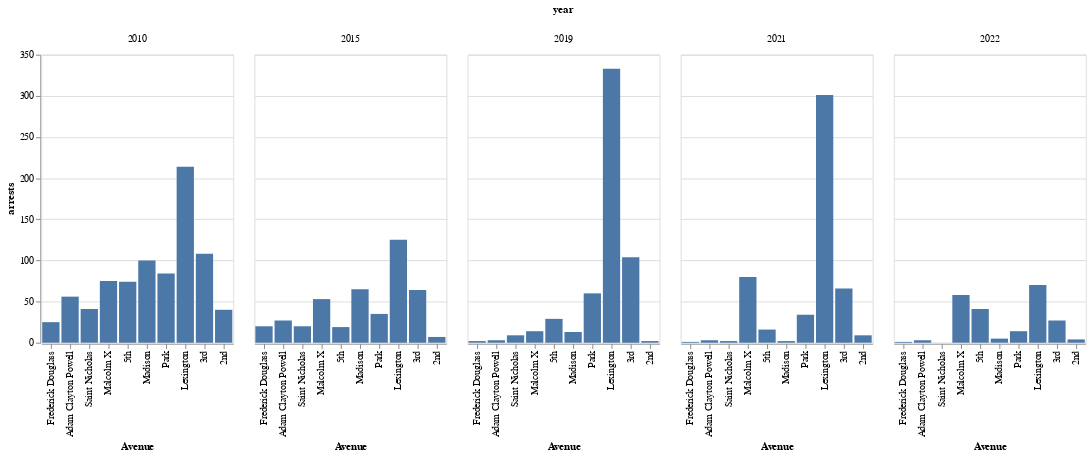

The notebook cell this image was saved under:
### Code cell
data = arrest_125_df[arrest_125_df.year.isin([2010,2015,2019,2021, 2022])]

(altair.Chart(data)
    .mark_bar()
    .encode(
        x=altair.X(
            'Avenue',
            sort=altair.EncodingSortField(field='avenue_number', order='descending')
        ),
        y="arrests",
        column='year:N',
    )
)

### Figure 1 — Vega-Lite specification as saved in the notebook (floating-point values rounded to 4 significant figures)
{"$schema": "https://vega.github.io/schema/vega-lite/v4.17.0.json", "config": {"view": {"continuousHeight": 300, "continuousWidth": 400}}, "data": {"name": "data-9ecfa9eccbced72ddbf55588f3a9b8b2"}, "datasets": {"data-9ecfa9eccbced72ddbf55588f3a9b8b2": [{"Arrest Density": 57.5, "Avenue": "2nd", "arrests": 40, "avenue_number": 1, "year": 2010}, {"Arrest Density": 10.06, "Avenue": "2nd", "arrests": 7, "avenue_number": 1, "year": 2015}, {"Arrest Density": 2.875, "Avenue": "2nd", "arrests": 2, "avenue_number": 1, "year": 2019}, {"Arrest Density": 12.94, "Avenue": "2nd", "arrests": 9, "avenue_number": 1, "year": 2021}, {"Arrest Density": 5.75, "Avenue": "2nd", "arrests": 4, "avenue_number": 1, "year": 2022}, {"Arrest Density": 216.8, "Avenue": "3rd", "arrests": 108, "avenue_number": 2, "year": 2010}, {"Arrest Density": 128.5, "Avenue": "3rd", "arrests": 64, "avenue_number": 2, "year": 2015}, {"Arrest Density": 208.8, "Avenue": "3rd", "arrests": 104, "avenue_number": 2, "year": 2019}, {"Arrest Density": 132.5, "Avenue": "3rd", "arrests": 66, "avenue_number": 2, "year": 2021}, {"Arrest Density": 54.2, "Avenue": "3rd", "arrests": 27, "avenue_number": 2, "year": 2022}, {"Arrest Density": 426.5, "Avenue": "Lexington", "arrests": 214, "avenue_number": 3, "year": 2010}, {"Arrest Density": 249.1, "Avenue": "Lexington", "arrests": 125, "avenue_number": 3, "year": 2015}, {"Arrest Density": 663.7, "Avenue": "Lexington", "arrests": 333, "avenue_number": 3, "year": 2019}, {"Arrest Density": 599.9, "Avenue": "Lexington", "arrests": 301, "avenue_number": 3, "year": 2021}, {"Arrest Density": 139.5, "Avenue": "Lexington", "arrests": 70, "avenue_number": 3, "year": 2022}, {"Arrest Density": 166.8, "Avenue": "Park", "arrests": 84, "avenue_number": 4, "year": 2010}, {"Arrest Density": 69.49, "Avenue": "Park", "arrests": 35, "avenue_number": 4, "year": 2015}, {"Arrest Density": 119.1, "Avenue": "Park", "arrests": 60, "avenue_number": 4, "year": 2019}, {"Arrest Density": 67.51, "Avenue": "Park", "arrests": 34, "avenue_number": 4, "year": 2021}, {"Arrest Density": 27.8, "Avenue": "Park", "arrests": 14, "avenue_number": 4, "year": 2022}, {"Arrest Density": 199.8, "Avenue": "Madison", "arrests": 100, "avenue_number": 5, "year": 2010}, {"Arrest Density": 129.9, "Avenue": "Madison", "arrests": 65, "avenue_number": 5, "year": 2015}, {"Arrest Density": 25.97, "Avenue": "Madison", "arrests": 13, "avenue_number": 5, "year": 2019}, {"Arrest Density": 3.995, "Avenue": "Madison", "arrests": 2, "avenue_number": 5, "year": 2021}, {"Arrest Density": 9.989, "Avenue": "Madison", "arrests": 5, "avenue_number": 5, "year": 2022}, {"Arrest Density": 74, "Avenue": "5th", "arrests": 74, "avenue_number": 6, "year": 2010}, {"Arrest Density": 19, "Avenue": "5th", "arrests": 19, "avenue_number": 6, "year": 2015}, {"Arrest Density": 29, "Avenue": "5th", "arrests": 29, "avenue_number": 6, "year": 2019}, {"Arrest Density": 16, "Avenue": "5th", "arrests": 16, "avenue_number": 6, "year": 2021}, {"Arrest Density": 41, "Avenue": "5th", "arrests": 41, "avenue_number": 6, "year": 2022}, {"Arrest Density": 85.07, "Avenue": "Malcolm X", "arrests": 75, "avenue_number": 7, "year": 2010}, {"Arrest Density": 60.12, "Avenue": "Malcolm X", "arrests": 53, "avenue_number": 7, "year": 2015}, {"Arrest Density": 15.88, "Avenue": "Malcolm X", "arrests": 14, "avenue_number": 7, "year": 2019}, {"Arrest Density": 90.75, "Avenue": "Malcolm X", "arrests": 80, "avenue_number": 7, "year": 2021}, {"Arrest Density": 65.79, "Avenue": "Malcolm X", "arrests": 58, "avenue_number": 7, "year": 2022}, {"Arrest Density": 63.41, "Avenue": "Adam Clayton Powell", "arrests": 56, "avenue_number": 8, "year": 2010}, {"Arrest Density": 30.57, "Avenue": "Adam Clayton Powell", "arrests": 27, "avenue_number": 8, "year": 2015}, {"Arrest Density": 3.397, "Avenue": "Adam Clayton Powell", "arrests": 3, "avenue_number": 8, "year": 2019}, {"Arrest Density": 3.397, "Avenue": "Adam Clayton Powell", "arrests": 3, "avenue_number": 8, "year": 2021}, {"Arrest Density": 3.397, "Avenue": "Adam Clayton Powell", "arrests": 3, "avenue_number": 8, "year": 2022}, {"Arrest Density": 56.62, "Avenue": "Frederick Douglass", "arrests": 25, "avenue_number": 9, "year": 2010}, {"Arrest Density": 45.29, "Avenue": "Frederick Douglass", "arrests": 20, "avenue_number": 9, "year": 2015}, {"Arrest Density": 4.529, "Avenue": "Frederick Douglass", "arrests": 2, "avenue_number": 9, "year": 2019}, {"Arrest Density": 2.265, "Avenue": "Frederick Douglass", "arrests": 1, "avenue_number": 9, "year": 2021}, {"Arrest Density": 2.265, "Avenue": "Frederick Douglass", "arrests": 1, "avenue_number": 9, "year": 2022}, {"Arrest Density": 98.13, "Avenue": "Saint Nicholas", "arrests": 41, "avenue_number": 10, "year": 2010}, {"Arrest Density": 47.87, "Avenue": "Saint Nicholas", "arrests": 20, "avenue_number": 10, "year": 2015}, {"Arrest Density": 21.54, "Avenue": "Saint Nicholas", "arrests": 9, "avenue_number": 10, "year": 2019}, {"Arrest Density": 4.787, "Avenue": "Saint Nicholas", "arrests": 2, "avenue_number": 10, "year": 2021}]}, "encoding": {"column": {"field": "year", "type": "nominal"}, "x": {"field": "Avenue", "sort": {"field": "avenue_number", "order": "descending"}, "type": "nominal"}, "y": {"field": "arrests", "type": "quantitative"}}, "mark": "bar"}
